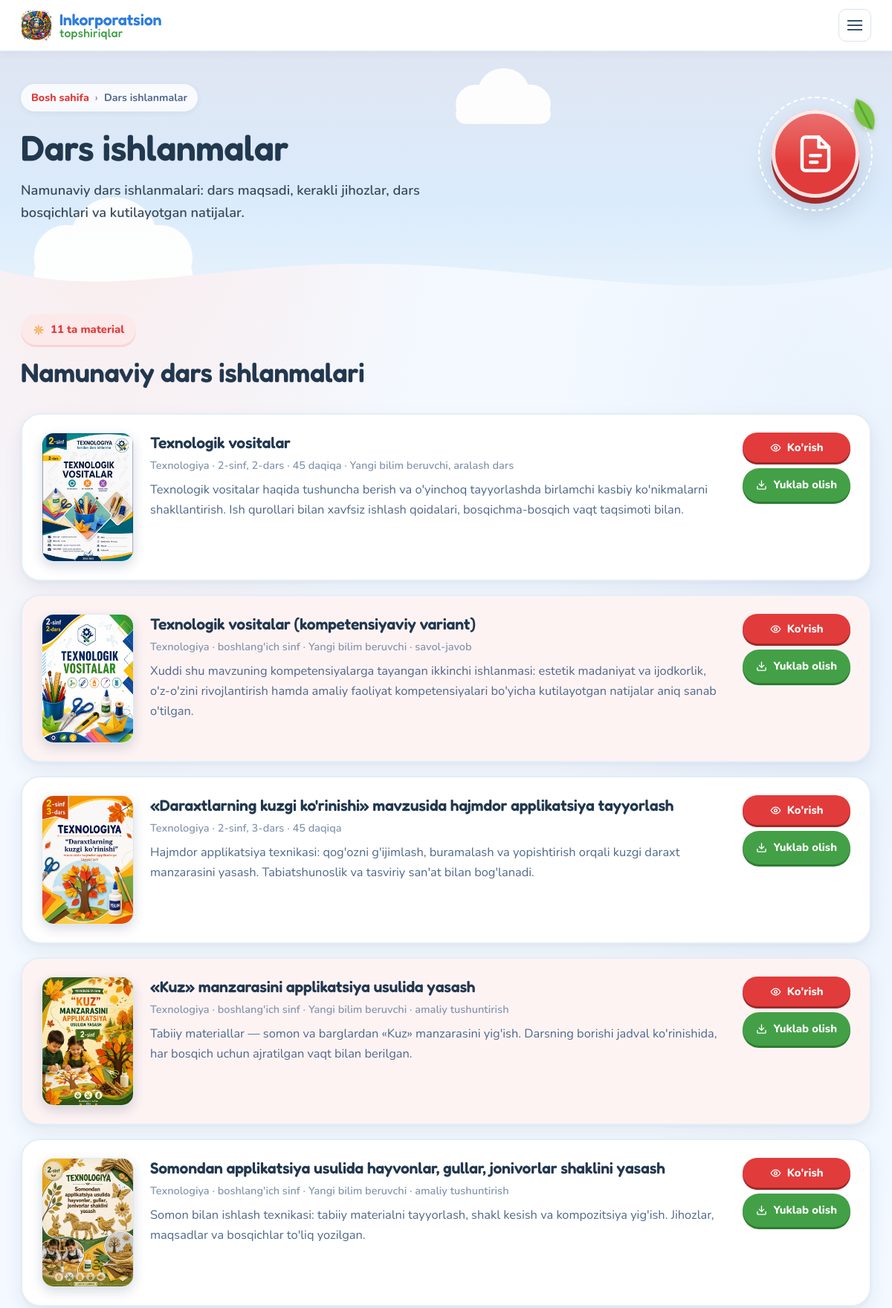
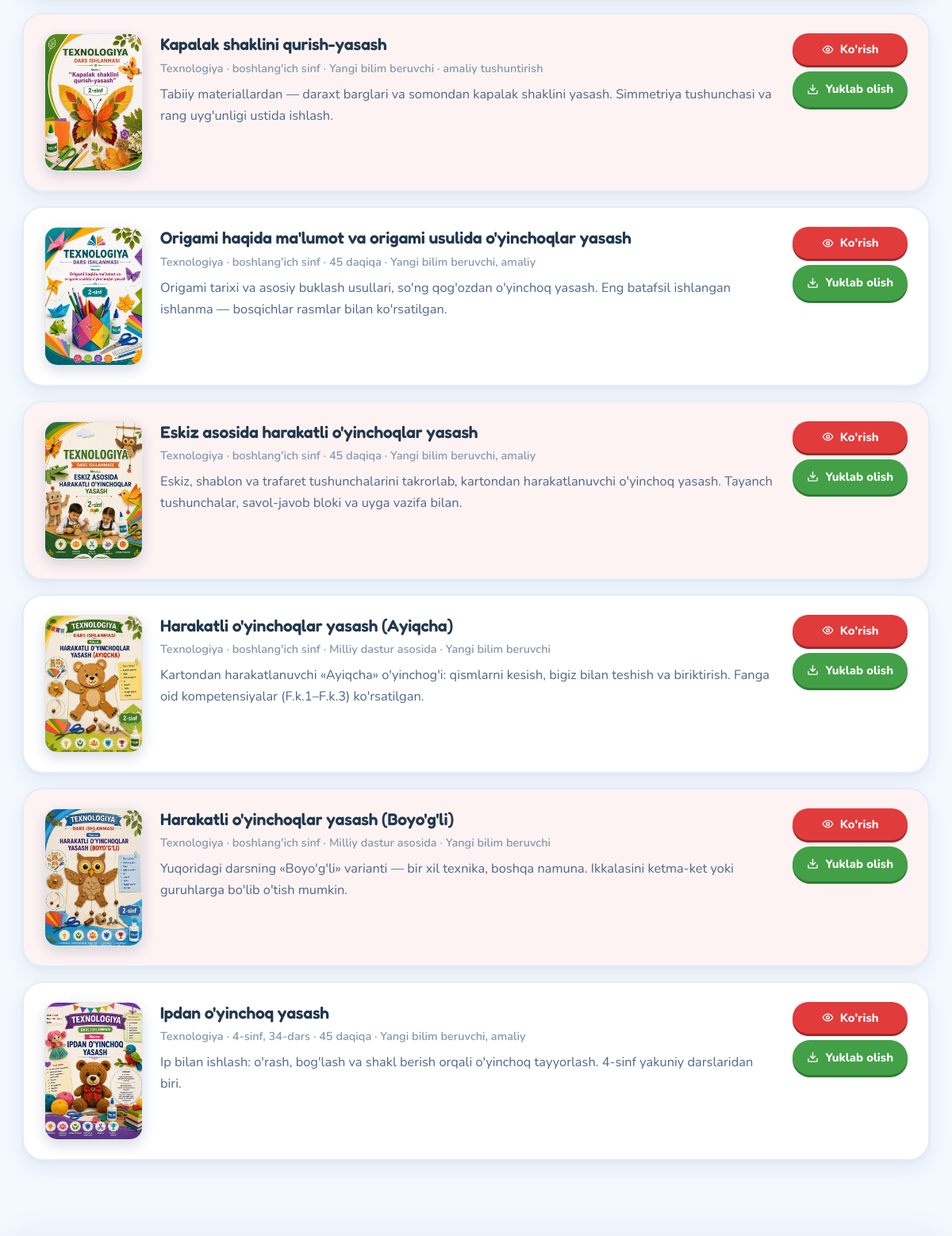
/ishlanma (upper part), run on the app's committed database (2 pictures, top to bottom).
### home/models.py (models this page shows, shortened)
class Material(models.Model):
    SECTION_METODIKA = 'metodika'
    SECTION_MAQOLA = 'maqola'
    SECTION_TOPSHIRIQ = 'topshiriq'
    SECTION_XARITA = 'xarita'
    SECTION_ISHLANMA = 'ishlanma'
    SECTION_CHOICES = [
        (SECTION_METODIKA, "Metodika"),
        (SECTION_MAQOLA, "Maqola"),
        (SECTION_TOPSHIRIQ, "Topshiriq"),
        (SECTION_XARITA, "Instruksion texnologik xarita"),
        (SECTION_ISHLANMA, "Dars ishlanmalar"),
    ]
    KICHIK_RASMLI_TEST = 'rasmli_test'
    KICHIK_DIKTANT = 'diktant'
    KICHIK_BOLIM_CHOICES = [
        (KICHIK_RASMLI_TEST, "Rasmli test"),
        (KICHIK_DIKTANT, "Texnologik diktantlar"),
    ]
    section = models.CharField(
        max_length=20, choices=SECTION_CHOICES, verbose_name="Bo'lim",
    )
    kichik_bolim = models.CharField(
        max_length=20, choices=KICHIK_BOLIM_CHOICES, blank=True,
        verbose_name="Kichik bo'lim",
        help_text="Faqat \"Topshiriq\" bo'limi uchun: material qaysi ochiladigan "
                  "ro'yxatga tushishi. Boshqa bo'limlarda bo'sh qoldiring.",
    )
    title = models.CharField(max_length=250, verbose_name="Sarlavha")
    summary = models.TextField(
        blank=True, verbose_name="Qisqacha tavsif",
        help_text="Ro'yxatda sarlavha ostida ko'rinadi. 1–3 gap yetarli.",
    )
    body = models.TextField(
        blank=True, verbose_name="To'liq matn",
        help_text="Ixtiyoriy. Har bir bo'sh qator yangi xatboshi bo'ladi.",
    )
    file = models.FileField(
        upload_to='materiallar/', blank=True, null=True, verbose_name="Fayl",
        help_text="PDF, Word yoki taqdimot. Yuklansa, 'Yuklab olish' tugmasi chiqadi.",
    )
    muqova = models.FileField(
        upload_to='materiallar/muqova/', blank=True, null=True, verbose_name="Muqova rasmi",
        help_text="Ixtiyoriy (JPG yoki PNG). Ro'yxatda kitob muqovasi bo'lib ko'rinadi. "
                  "Bo'sh qoldirilsa, o'rniga fayl turi nishoni chiqadi.",
    )
    koruv = models.FileField(
        upload_to='materiallar/koruv/', blank=True, null=True,
        verbose_name="Ko'rish uchun PDF",
        help_text="Fayl Word bo'lsa, uning PDF nusxasini shu yerga yuklang — "
                  "sahifada 'Ko'rish' tugmasi paydo bo'ladi. Fayl PDF bo'lsa, bo'sh qoldiring.",
    )
    link = models.URLField(
        blank=True, verbose_name="Havola",
        help_text="Ixtiyoriy: tashqi manba (masalan, jurnal sayti) havolasi.",
    )
    manba = models.CharField(
        max_length=250, blank=True, verbose_name="Manba",
        help_text="Masalan: jurnal nomi, nashr yili, sinf yoki mavzu.",
    )
    order = models.IntegerField(
        default=0, verbose_name="Tartib",
        help_text="Kichik raqam yuqorida turadi.",
    )
    is_published = models.BooleanField(default=True, verbose_name="Chop etilgan")
    created_at = models.DateTimeField(auto_now_add=True, verbose_name="Qo'shilgan sana")
    class Meta:
        verbose_name = "Material"
        verbose_name_plural = "Materiallar"
        ordering = ['order', '-created_at']
    @property
    def file_ext(self):
        if not self.file:
            return ''
        return self.file.name.rsplit('.', 1)[-1].upper() if '.' in self.file.name else ''
    @property
    def is_pdf(self):
        return self.file_ext == 'PDF'
    @property
    def koruv_url(self):
        if self.is_pdf:
            return _versiyali(self.file)
        if self.koruv:
            return _versiyali(self.koruv)
        return ''
    @property
    def muqova_url(self):
        return _versiyali(self.muqova) if self.muqova else ''

### home/views.py (the view)
# urls.py: path('ishlanma', views.ishlanma, name='ishlanma'),
def ishlanma(request):
    return _bolim(
        request, Material.SECTION_ISHLANMA, "Dars ishlanmalar",
        "Namunaviy dars ishlanmalari: dars maqsadi, kerakli jihozlar, dars bosqichlari "
        "va kutilayotgan natijalar.",
        "Namunaviy dars ishlanmalari",
    )

### home/models.py (called while the page is built)
def _versiyali(fayl):
    try:
        vaqt = int(fayl.storage.get_modified_time(fayl.name).timestamp())
    except Exception:
        return fayl.url
    return f'{fayl.url}?v={vaqt}'

### home/views.py (called while the page is built, shortened)
def _bolim(request, section, nomi, lede, sarlavha, guruhlash=None, ilova=None,
           bolim_ilova=None):
    hammasi = list(Material.objects.filter(section=section, is_published=True))
    guruhlar = []
    guruhsiz = hammasi
    return render(request, 'bolim.html', {
        'active': section,
        'bolim_nomi': nomi,
        'bolim_lede': lede,
        'bolim_sarlavha': sarlavha,
        'materiallar': guruhsiz,
        'guruhlar': guruhlar,
        'bolim_ilova': bolim_ilova,
        'jami': len(hammasi),
    })

### templates/bolim.html (shortened to what this page needs)
{% extends "base.html" %}
{% block content %}
<section class="page-head">
    <div class="wrap">
        {% include "_sahifa_ikon.html" %}
        <nav class="crumbs" aria-label="Yo'l">
            <a href="/">Bosh sahifa</a> <span aria-hidden="true">&rsaquo;</span> <span>{{ bolim_nomi }}</span>
        </nav>
        <h1>{{ bolim_nomi }}</h1>
        <p class="page-lede">{{ bolim_lede }}</p>
    </div>
</section>
<section class="section bolim-{{ active }}">
    <div class="wrap">
        {% if jami or guruhlar or bolim_ilova %}
            <div class="section-head">
                {% if jami %}
                    <span class="eyebrow ink">
                        <svg class="motif" aria-hidden="true"><use href="#palak"/></svg>
                        {{ jami }} ta material
                    </span>
                {% endif %}
                <h2>{{ bolim_sarlavha }}</h2>
            </div>
            {% if materiallar %}
                <div class="material-list">
                    {% for m in materiallar %}
                        {% include "_material.html" %}
                    {% endfor %}
                </div>
            {% endif %}
        {% endif %}
    </div>
</section>
{% endblock %}

### templates/_material.html (shortened to what this page needs)
<article class="material{% if m.muqova %} has-muqova{% endif %}">
    {% if m.muqova %}
        <div class="material-muqova">
            <img src="{{ m.muqova_url }}" alt="{{ m.title }} — muqova">
        </div>
    {% endif %}
    <div>
        <h3>{{ m.title }}</h3>
        {% if m.manba %}<div class="meta">{{ m.manba }}</div>{% endif %}
        {% if m.summary %}<p>{{ m.summary }}</p>{% endif %}
    </div>
    {% if m.file or m.link %}
        <div class="actions">
            {% if m.koruv_url %}
                <button type="button" class="btn-sm" data-pdf-tugma
                        data-manba="{{ m.koruv_url }}"
                        aria-expanded="false" aria-controls="koruvchi-{{ m.pk }}">
                    <svg viewBox="0 0 24 24" fill="none" stroke="currentColor" stroke-width="2.2" stroke-linecap="round" stroke-linejoin="round" aria-hidden="true"><path d="M2 12s3.6-7 10-7 10 7 10 7-3.6 7-10 7-10-7-10-7Z"/><circle cx="12" cy="12" r="3"/></svg>
                    <span data-yorliq>Ko'rish</span>
                </button>
            {% endif %}
            {% if m.file %}
                <a class="btn-sm" href="{{ m.file.url }}" download>
                    <svg viewBox="0 0 24 24" fill="none" stroke="currentColor" stroke-width="2.2" stroke-linecap="round" stroke-linejoin="round" aria-hidden="true"><path d="M21 15v4a2 2 0 0 1-2 2H5a2 2 0 0 1-2-2v-4M7 10l5 5 5-5M12 15V3"/></svg>
                    Yuklab olish
                </a>
            {% endif %}
        </div>
    {% endif %}
</article>

### data on the page
Material: muqova_url (picture), title "Texnologik vositalar", manba "Texnologiya · 2-sinf, 2-dars · 45 daqiqa · Yangi bilim beruvchi, aralash dars", summary "Texnologik vositalar haqida tushuncha berish va o'yinchoq tayyorlashda birlamchi kasbiy ko'nikmalarni shakllantirish. Ish qurollari bilan xavfsiz ishlash qoidalari, bosqichma-bosqich vaqt taqsimoti bilan."
Material: muqova_url (picture), title "Texnologik vositalar (kompetensiyaviy variant)", manba "Texnologiya · boshlang'ich sinf · Yangi bilim beruvchi · savol-javob", summary "Xuddi shu mavzuning kompetensiyalarga tayangan ikkinchi ishlanmasi: estetik madaniyat va ijodkorlik, o'z-o'zini rivojlantirish hamda amaliy faoliyat kompetensiyalari bo'yicha kutilayotgan natijalar aniq sanab o'tilgan."
Material: muqova_url (picture), title "«Daraxtlarning kuzgi ko'rinishi» mavzusida hajmdor applikatsiya tayyorlash", manba "Texnologiya · 2-sinf, 3-dars · 45 daqiqa", summary "Hajmdor applikatsiya texnikasi: qog'ozni g'ijimlash, buramalash va yopishtirish orqali kuzgi daraxt manzarasini yasash. Tabiatshunoslik va tasviriy san'at bilan bog'lanadi."
Material: muqova_url (picture), title "«Kuz» manzarasini applikatsiya usulida yasash", manba "Texnologiya · boshlang'ich sinf · Yangi bilim beruvchi · amaliy tushuntirish", summary "Tabiiy materiallar — somon va barglardan «Kuz» manzarasini yig'ish. Darsning borishi jadval ko'rinishida, har bosqich uchun ajratilgan vaqt bilan berilgan."
Material: muqova_url (picture), title "Somondan applikatsiya usulida hayvonlar, gullar, jonivorlar shaklini yasash", manba "Texnologiya · boshlang'ich sinf · Yangi bilim beruvchi · amaliy tushuntirish", summary "Somon bilan ishlash texnikasi: tabiiy materialni tayyorlash, shakl kesish va kompozitsiya yig'ish. Jihozlar, maqsadlar va bosqichlar to'liq yozilgan."
Material: muqova_url (picture), title "Kapalak shaklini qurish-yasash", manba "Texnologiya · boshlang'ich sinf · Yangi bilim beruvchi · amaliy tushuntirish", summary "Tabiiy materiallardan — daraxt barglari va somondan kapalak shaklini yasash. Simmetriya tushunchasi va rang uyg'unligi ustida ishlash."
Material: muqova_url (picture), title "Origami haqida ma'lumot va origami usulida o'yinchoqlar yasash", manba "Texnologiya · boshlang'ich sinf · 45 daqiqa · Yangi bilim beruvchi, amaliy", summary "Origami tarixi va asosiy buklash usullari, so'ng qog'ozdan o'yinchoq yasash. Eng batafsil ishlangan ishlanma — bosqichlar rasmlar bilan ko'rsatilgan."
Material: muqova_url (picture), title "Eskiz asosida harakatli o'yinchoqlar yasash", manba "Texnologiya · boshlang'ich sinf · 45 daqiqa · Yangi bilim beruvchi, amaliy", summary "Eskiz, shablon va trafaret tushunchalarini takrorlab, kartondan harakatlanuvchi o'yinchoq yasash. Tayanch tushunchalar, savol-javob bloki va uyga vazifa bilan."
Material: muqova_url (picture), title "Harakatli o'yinchoqlar yasash (Ayiqcha)", manba "Texnologiya · boshlang'ich sinf · Milliy dastur asosida · Yangi bilim beruvchi", summary "Kartondan harakatlanuvchi «Ayiqcha» o'yinchog'i: qismlarni kesish, bigiz bilan teshish va biriktirish. Fanga oid kompetensiyalar (F.k.1–F.k.3) ko'rsatilgan."
Material: muqova_url (picture), title "Harakatli o'yinchoqlar yasash (Boyo'g'li)", manba "Texnologiya · boshlang'ich sinf · Milliy dastur asosida · Yangi bilim beruvchi", summary "Yuqoridagi darsning «Boyo'g'li» varianti — bir xil texnika, boshqa namuna. Ikkalasini ketma-ket yoki guruhlarga bo'lib o'tish mumkin."
Material: muqova_url (picture), title "Ipdan o'yinchoq yasash", manba "Texnologiya · 4-sinf, 34-dars · 45 daqiqa · Yangi bilim beruvchi, amaliy", summary "Ip bilan ishlash: o'rash, bog'lash va shakl berish orqali o'yinchoq tayyorlash. 4-sinf yakuniy darslaridan biri."

### other printed values
{{ bolim_nomi }} "Dars ishlanmalar"
{{ bolim_lede }} "Namunaviy dars ishlanmalari: dars maqsadi, kerakli jihozlar, dars bosqichlari va kutilayotgan natijalar."
{{ jami }} "11"
{{ bolim_sarlavha }} "Namunaviy dars ishlanmalari"
